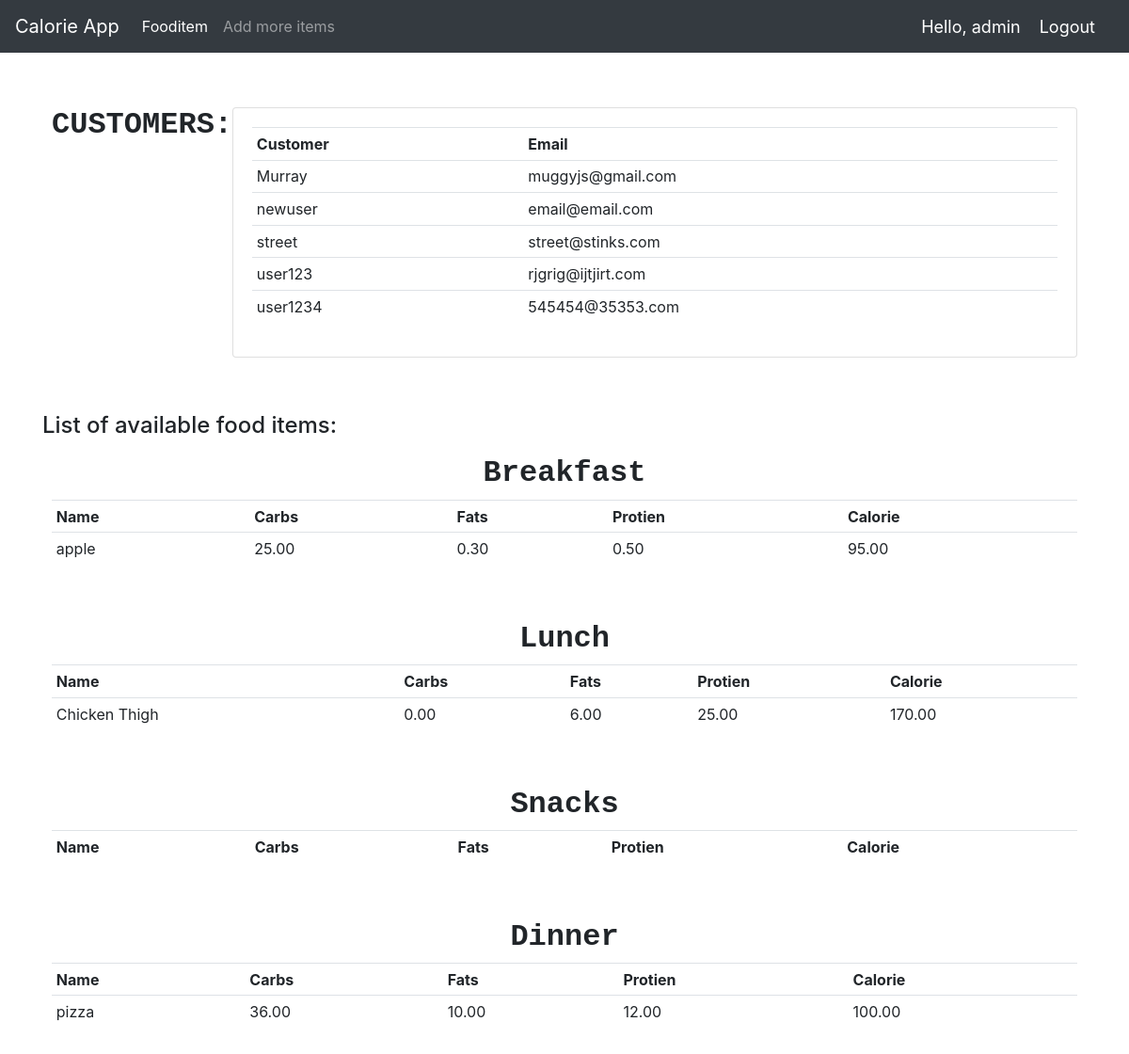
The app's page / (signed in) with its own data.
### tracker/models.py (models this page shows, shortened)
class Cust(models.Model): # for any customers
    user=models.OneToOneField(User, null=True, on_delete=models.CASCADE)
    name=models.CharField(max_length=25, null=True)
    email=models.CharField(max_length=50, null=True)
    date_created=models.DateTimeField(auto_now_add=True, null=True)

class Item(models.Model): # for all food items
    name = models.CharField(max_length=200)
    category = models.ManyToManyField(Category)
    carbohydrate = models.DecimalField(max_digits=5,decimal_places=2,default=0)
    fats = models.DecimalField(max_digits=5,decimal_places=2,default=0)
    protein = models.DecimalField(max_digits=5,decimal_places=2,default=0)
    calorie=models.DecimalField(max_digits=5,decimal_places=2,default=0,blank=True)
    quantity = models.IntegerField(default=1,null=True,blank=True)

### tracker/decorators.py (the view)
    def wrapper(request, *args, **kwargs):
        group=None
        if request.user.groups.exists():
            group=request.user.groups.all()[0].name
        if group=='user':
            return redirect('userPage')
        if group=='admin':
            return view_func(request, *args, **kwargs)

### tracker/views.py (called while the page is built)
@login_required(login_url='login')
@admin
def home(request):
  breakfast=Category.objects.filter(name='breakfast')[0].item_set.all()[:5]
  lunch=Category.objects.filter(name='lunch')[0].item_set.all()[:5]
  dinner=Category.objects.filter(name='dinner')[0].item_set.all()[:5]
  snacks=Category.objects.filter(name='snacks')[0].item_set.all()[:5]
  customers=Cust.objects.all()
  context={'breakfast':breakfast, 'lunch':lunch, 'dinner':dinner, 'snacks':snacks, 'customers':customers}
  return render(request, 'main.html',context)

### tracker/templates/main.html (shortened to what this page needs)
{% load static %}
<!DOCTYPE html>
<html lang="en">
<head>
    <link rel="stylesheet" href="https://stackpath.bootstrapcdn.com/bootstrap/4.5.0/css/bootstrap.min.css"0>
    <link rel="stylesheet" href="{% static 'css/main.css' %}">
</head>
<body>
    {% include 'navbar.html' %}
    <br>
    <br>
    <div class="container">
    {% block content %}
        <div class="flex-box-row">
            <h5 id="heading">CUSTOMERS:</h5>
            <br>
            <br>
            <div class="card card-body">
               <table class="table table-sm">
                    <tr>
                        <th>Customer</th>
                        <th>Email</th>
                    </tr>
                    {% for cust in customers %}
                    <tr>
                        <td>{{cust.name}} </td>
                        <td> {{cust.email}} </td>
                    </tr>
                    {% endfor %}
                </table>
            </div>
        </div>
        <br><br>
    <h4>List of available food items:</h4>
        <div class="flex-box-row">
            <h5 id="heading">Breakfast</h5>
               <table class="table table-sm">
                    <tr>
                        <th>Name</th>
                        <th>Carbs</th>
                        <th>Fats</th>
                        <th>Protien</th>
                        <th>Calorie</th>
                    </tr>
                   {% for items in breakfast %}
                    <tr>
                        <td>{{items.name}} </td>
                        <td>{{items.carbohydrate}} </td>
                        <td>{{items.fats}} </td>
                        <td>{{items.protein}} </td>
                        <td>{{items.calorie}} </td>
                        </tr>
                    {% endfor %}
                </table>
        </div>
<br>
        <div class="flex-box-row">
            <h5 id="heading">Lunch</h5>
             <table class="table table-sm">
                    <tr>
                        <th>Name</th>
                        <th>Carbs</th>
                        <th>Fats</th>
                        <th>Protien</th>
                        <th>Calorie</th>
                    </tr>
                   {% for items in lunch %}
                    <tr>
                        <td>{{items.name}} </td>
                        <td>{{items.carbohydrate}} </td>
                        <td>{{items.fats}} </td>
                        <td>{{items.protein}} </td>
                        <td>{{items.calorie}} </td>
                        </tr>
                    {% endfor %}
                </table>
        </div>
        <br>
        <div class="flex-box-row">
            <h5 id="heading">Snacks</h5>
                <table class="table table-sm">
                    <tr>
                        <th>Name</th>
                        <th>Carbs</th>
                        <th>Fats</th>
                        <th>Protien</th>
                        <th>Calorie</th>
                    </tr>
                </table>
        </div>
        <br>
        <div class="flex-box-row">
            <h5 id="heading">Dinner</h5>
                <table class="table table-sm">
                    <tr>
                        <th>Name</th>
                        <th>Carbs</th>
                        <th>Fats</th>
                        <th>Protien</th>
                        <th>Calorie</th>
                    </tr>
                   {% for items in dinner %}
                    <tr>
                        <td>{{items.name}} </td>
                        <td>{{items.carbohydrate}} </td>
                        <td>{{items.fats}} </td>
                        <td>{{items.protein}} </td>
                        <td>{{items.calorie}} </td>
                        </tr>
                    {% endfor %}
                </table>
        </div>
<br>
    {% endblock %}
    </div>
</body>
</html>

### tracker/templates/navbar.html (shortened to what this page needs)
{% load static%}
<nav class="navbar navbar-expand-lg navbar-dark bg-dark">
    <a class="navbar-brand" href="{% url 'home' %}">Calorie App</a>
    <div class="collapse navbar-collapse" id="navbarSupportedContent">
    {% if request.user.is_staff %}
      <ul class="navbar-nav mr-auto">
        <li class="nav-item active">
          <a class="nav-link" href="{% url 'fooditem' %}">Fooditem<span class="sr-only">(current)</span></a>
        </li>
        <li class="nav-item">
          <a class="nav-link" href="{% url 'createfooditem' %}">Add more items</a>
        </li>
      </ul>
    {% endif %}
    </div>
    <span class="hello-msg">Hello, {{request.user}}</span>
    <span ><a  class="hello-msg" href="{% url 'logout' %}">Logout</a></span>
  </nav>

### calorieproject/static/main.css (style rules this page uses)
.flex-box-row { display:flex; padding : 10px; flex-wrap: wrap; justify-content: space-around; }
#heading { text-shadow: antiquewhite; font-family: 'Courier New', Courier, monospace; font-weight: 550; font-size: xx-large; text-align: left; }

### tracker/templates/navbar.html (style rules this page uses)
.hello-msg { font-size: 18px; color: #fff; margin-right: 20px; }

### records on screen
Cust: name "Murray", email "muggyjs@gmail.com"
Cust: name "newuser", email "email@email.com"
Cust: name "street", email "street@stinks.com"
Cust: name "user123", email "rjgrig@ijtjirt.com"
Cust: name "user1234", email "545454@35353.com"
Item: name "apple", carbohydrate "25.00", fats "0.30", protein "0.50", calorie "95.00"
Item: name "Chicken Thigh", carbohydrate "0.00", fats "6.00", protein "25.00", calorie "170.00"
Item: name "pizza", carbohydrate "36.00", fats "10.00", protein "12.00", calorie "100.00"

### other values on screen
{{ request.user }} "admin"
